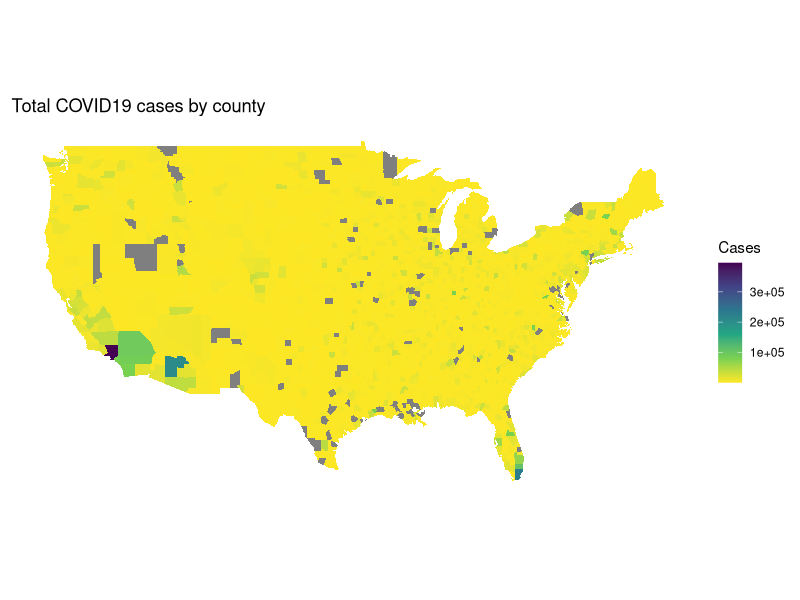
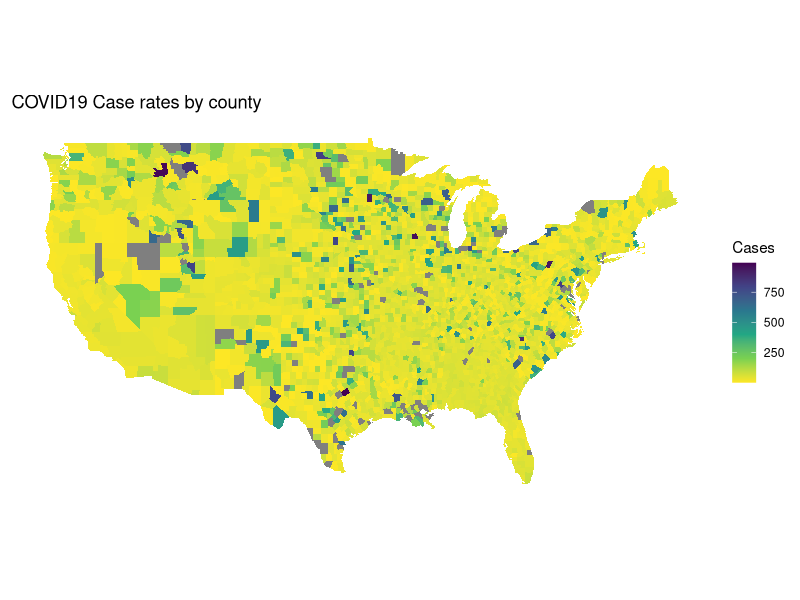
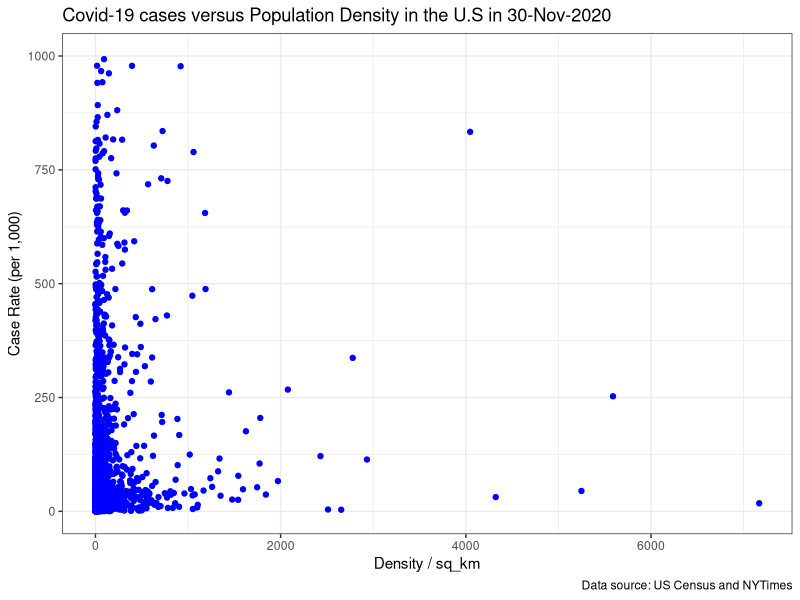
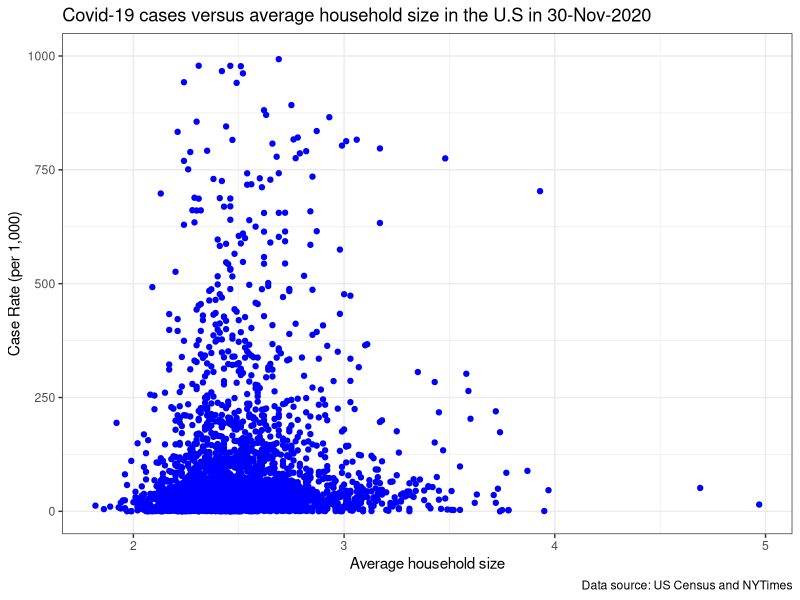
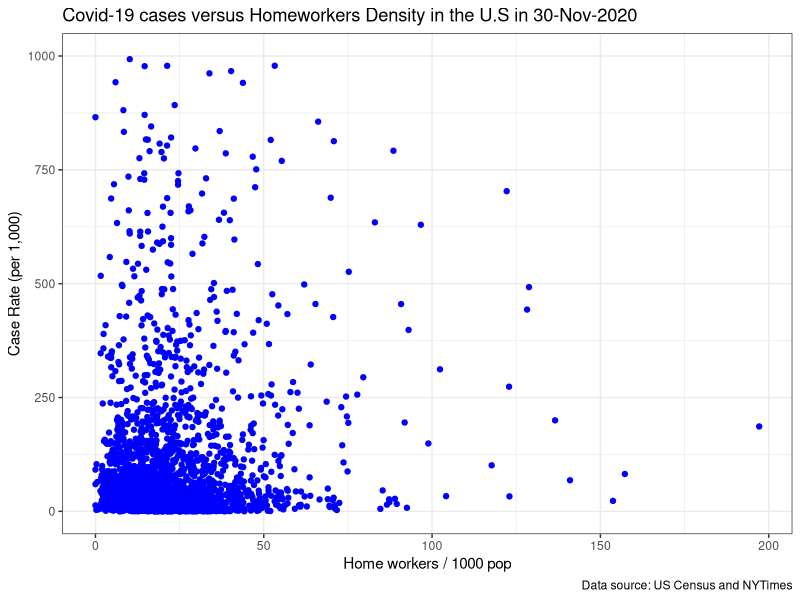
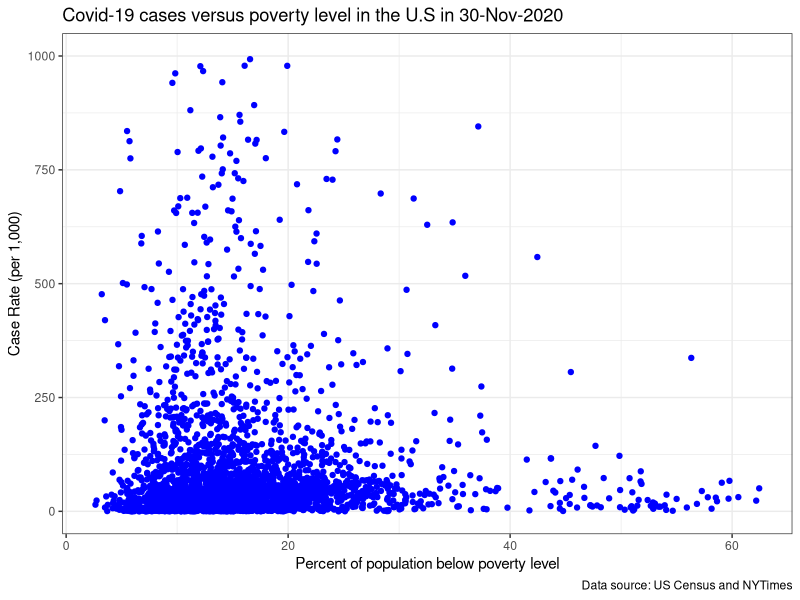
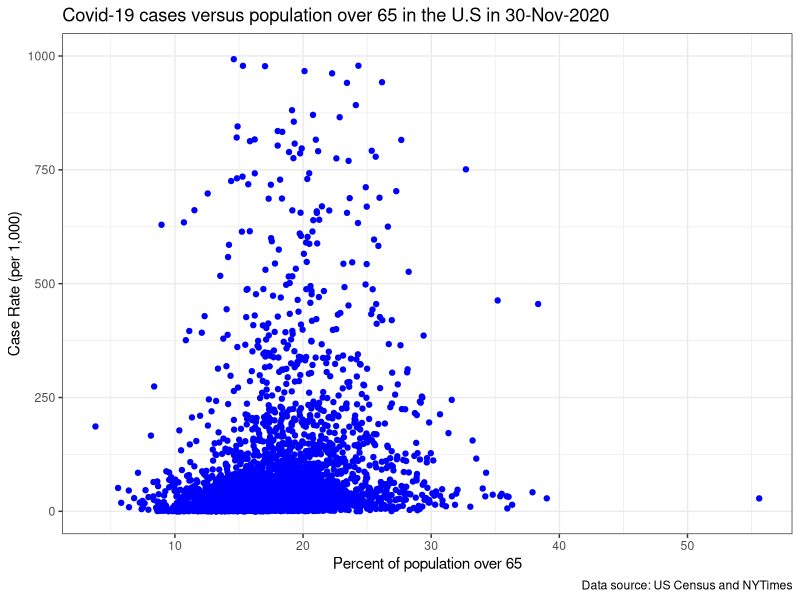
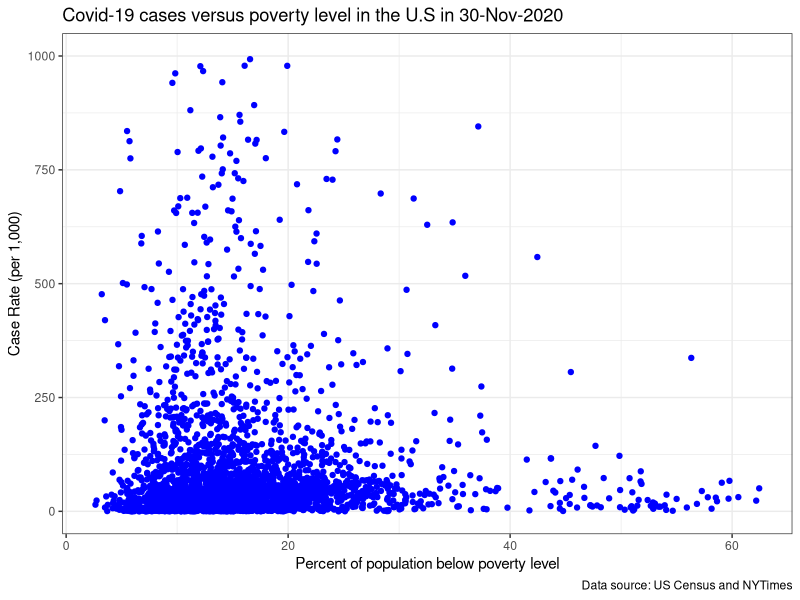

The R source for these figures, in order:
## ---- chunk 1
library(tidyverse)
library(lubridate)
library(zoo)
library(maps)
library(dslabs)
library(stringr)
library(dplyr)
library(viridis)
library(RColorBrewer)
library(ggrepel)
## ---- chunk 2
clean_df_updated = read_csv("clean_df_updated.csv")

#Loading US county map and renaming 
Counties_df <- map_data("county")

clean_df_updated$county = tolower(clean_df_updated$county)

Counties_df <- Counties_df %>% rename("county" = "subregion")

#Merging counties_df with cleand_df
Clean_df_joined <- left_join(Counties_df,clean_df_updated, by = "county")
Clean_df_joined <- Clean_df_joined %>% filter(!is.na(long))
## ---- chunk 3
#Plotting a map of total cases by county
Clean_df_joined %>%
  ggplot(aes(x = long, y = lat, group = group, fill = cases)) +
  geom_polygon(aes(fill = cases), color = "NA") +
  ggtitle("Total COVID19 cases by county") +
  scale_fill_viridis_c(name = "Cases", direction = -1) +
  theme(panel.grid.major = element_blank(), 
        panel.background = element_blank(),
        axis.title = element_blank(), 
        axis.text = element_blank(),
        axis.ticks = element_blank()) +
  coord_fixed(1.3)

#Plotting a map of case rates by county (cases per 1,000)
Clean_df_joined %>%
  ggplot(aes(x = long, y = lat, group = group, fill = cases_per_1000ppl)) +
  geom_polygon(aes(fill = cases_per_1000ppl), color = NA) +
  ggtitle("COVID19 Case rates by county") +
  scale_fill_viridis_c(name = "Cases", direction = -1) +
  theme(panel.grid.major = element_blank(), 
        panel.background = element_blank(),
        axis.title = element_blank(), 
        axis.text = element_blank(),
        axis.ticks = element_blank()) +
  coord_fixed(1.3)
## ---- chunk 4
#Scatterplots with case rates and SES indicators

#Population Density and COVID Case Rates

clean_df_updated %>% 
   ggplot(aes(x = pop_density_sq_km, y = cases_per_1000ppl)) +
   geom_point(color = "blue") +
   xlab("Density / sq_km") +
   ylab("Case Rate (per 1,000)") +
   labs(title = "Covid-19 cases versus Population Density in the U.S in 30-Nov-2020",caption = "Data source: US Census and NYTimes" ) + 
  scale_y_continuous(limits = c(0, 1000)) +
  theme_bw()

#Average Houshold Size and COVID Case Rates

clean_df_updated %>% 
   ggplot(aes(x = avg_household_size, y = cases_per_1000ppl)) +
   geom_point(color = "blue") +
   xlab("Average household size") +
   ylab("Case Rate (per 1,000)") +
   labs(title = "Covid-19 cases versus average household size in the U.S in 30-Nov-2020",caption = "Data source: US Census and NYTimes" ) + 
  scale_y_continuous(limits = c(0, 1000)) +
  theme_bw()

#Homeoffice and COVID Case Rates

clean_df_updated %>% 
   ggplot(aes(x = homeoffice_per_1000ppl, y = cases_per_1000ppl)) +
   geom_point(color = "blue") +
   xlab("Home workers / 1000 pop") +
   ylab("Case Rate (per 1,000)") +
   labs(title = "Covid-19 cases versus Homeworkers Density in the U.S in 30-Nov-2020",caption = "Data source: US Census and NYTimes" ) + 
  scale_y_continuous(limits = c(0, 1000)) +
  theme_bw()

#Poverty and COVID Case Rates

clean_df_updated %>% 
   ggplot(aes(x = percent_below_poverty_level, y = cases_per_1000ppl)) + geom_point(color = "blue") +
   xlab("Percent of population below poverty level") +
   ylab("Case Rate (per 1,000)") +
   labs(title = "Covid-19 cases versus poverty level in the U.S in 30-Nov-2020",caption = "Data source: US Census and NYTimes" ) + 
  scale_y_continuous(limits = c(0, 1000)) +
  theme_bw()


#Population over 65 and COVID case rates

#Create a new variable for % population over 65
clean_df_updated_ <- clean_df_updated %>%
  mutate(percent_over_65 = (clean_df_updated$total_over_65 / clean_df_updated$total_population)*100)

#Plot Population over 65 and COVID case rates
clean_df_updated_ %>% 
   ggplot(aes(x = percent_over_65, y = cases_per_1000ppl)) + geom_point(color = "blue") +
   xlab("Percent of population over 65") +
   ylab("Case Rate (per 1,000)") +
   labs(title = "Covid-19 cases versus population over 65 in the U.S in 30-Nov-2020",caption = "Data source: US Census and NYTimes" ) + 
  scale_y_continuous(limits = c(0, 1000)) +
  theme_bw()

#Plot % Population below poverty level and COVID case rates

clean_df_updated %>% 
   ggplot(aes(x = percent_below_poverty_level, y = cases_per_1000ppl)) + geom_point(color = "blue") +
   xlab("Percent of population below poverty level") +
   ylab("Case Rate (per 1,000)") +
   labs(title = "Covid-19 cases versus poverty level in the U.S in 30-Nov-2020",caption = "Data source: US Census and NYTimes" ) + 
  scale_y_continuous(limits = c(0, 1000)) +
  theme_bw()
